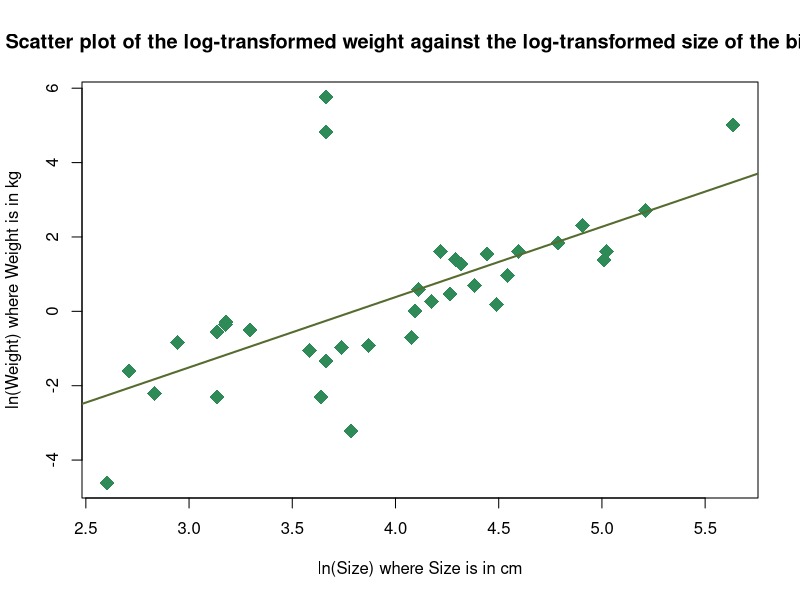
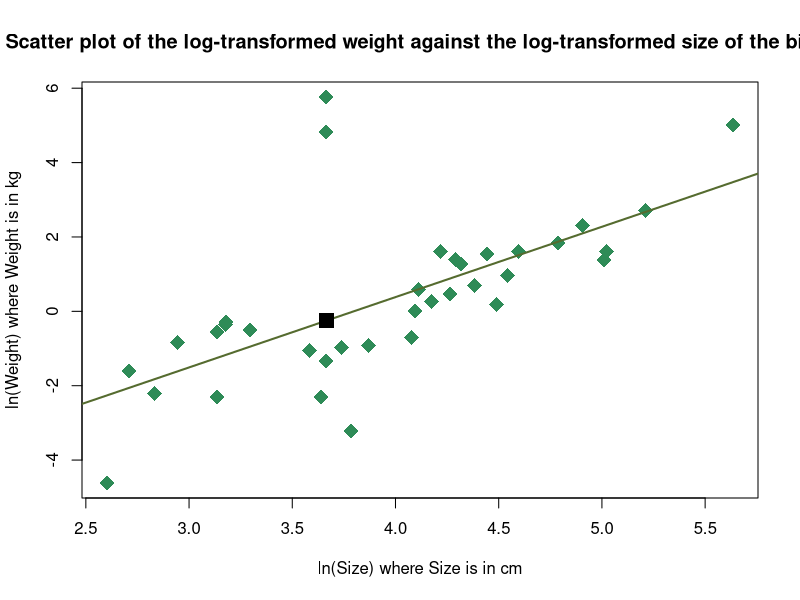

Write R code to recreate these figures, in order.
# Basic Statistical Analysis

# Deactivate scientific notation.

options(scipen = 999)

# Set the working directory.

setwd("C:/BMGF2026")

# Read the data into R from a CSV file.

animals <- read.csv("SuperAnimals.csv",
                    header = TRUE,
                    sep = ",")

# Consider only the birds.

birds <- subset(animals,
                animals$Species == "Bird")

# Calculate the mean and the median size of the birds.

mean(birds$Size)
median(birds$Size)

# Calculate the standard deviation and the
# interquartile range for the sizes of the birds.

sd(birds$Size)
IQR(birds$Size)

# Calculate the mean and the median weight of the birds.

mean(birds$Weight)
median(birds$Weight)

# Calculate the standard deviation and the
# interquartile range for the weights of the birds.

sd(birds$Weight)
IQR(birds$Weight)

# Test whether the mean size of the birds is
# significantly different from 90cm.

t.test(birds$Size,
       alternative = "two.sided",
       mu = 90)

# Test whether the mean weight of the birds is
# significantly more than 1kg.

t.test(birds$Weight,
       alternative = "greater",
       mu = 1)

# Apply logarithmic transformations to the size
# and to the weight of the birds.

birds$logSize <- log(birds$Size)
birds$logWeight <- log(birds$Weight)

# Test whether the mean log-transformed size of the
# birds is significantly different from 4.5.

t.test(birds$logSize,
       alternative = "two.sided",
       mu = 4.5)

# Test whether the mean log-transformed weight of the
# birds is significantly more than 0.

t.test(birds$logWeight,
       alternative = "greater",
       mu = 0)

# Calculate the correlation coefficient between the
# weight and the size of the birds.

cor(birds$Weight, birds$Size)

# Calculate the correlation coefficient between the
# log-transformed weight and the log-transformed
# size of the birds.

cor(birds$logWeight, birds$logSize)

# Fit a simple linear regression model in which the
# log-transformed weight of the birds is explained
# by the log-transformed size of the birds.

lrm <- lm(logWeight ~ logSize, data = birds)
summary(lrm)

# Draw a scatter plot of the log-transformed weight
# against the log-transformed size of the birds.
# Add the fitted regression line to the plot.

plot(birds$logSize, birds$logWeight,
     main = "Scatter plot of the log-transformed weight against the log-transformed size of the birds",
     xlab = "ln(Size) where Size is in cm",
     ylab = "ln(Weight) where Weight is in kg",
     cex = 2,
     pch = 18,
     col = "seagreen")
abline(lrm,
       lwd = 2,
       col = "darkolivegreen")

# Use the fitted linear regression model to predict
# the weight of the arctic tern. 

# Observed log-transformed sizes of the birds:

birds$logSize

# Observed log-transformed weights of the birds:

birds$logWeight

# Predicted log-transformed weights of the birds:

lrm$fitted.values

# For the arctic tern:

which(birds$Animal == "Arctic tern")

birds$logSize[27]
birds$logWeight[27]
lrm$fitted.values[27]

# Draw a scatter plot of the log-transformed weight
# against the log-transformed size of the birds.
# Add the fitted regression line to the plot and
# indicate the predicted log-transformed weight
# of the arctic tern.

plot(birds$logSize, birds$logWeight,
     main = "Scatter plot of the log-transformed weight against the log-transformed size of the birds",
     xlab = "ln(Size) where Size is in cm",
     ylab = "ln(Weight) where Weight is in kg",
     cex = 2,
     pch = 18,
     col = "seagreen")
abline(lrm,
       lwd = 2,
       col = "darkolivegreen")
points(birds$logSize[27],
       lrm$fitted.values[27],
       pch = 15,
       cex = 2,
       col = "black")

# Give the arctic tern's observed size, observed
# weight and predicted weight.

birds$Size[27]
birds$Weight[27]
exp(lrm$fitted.values[27])
